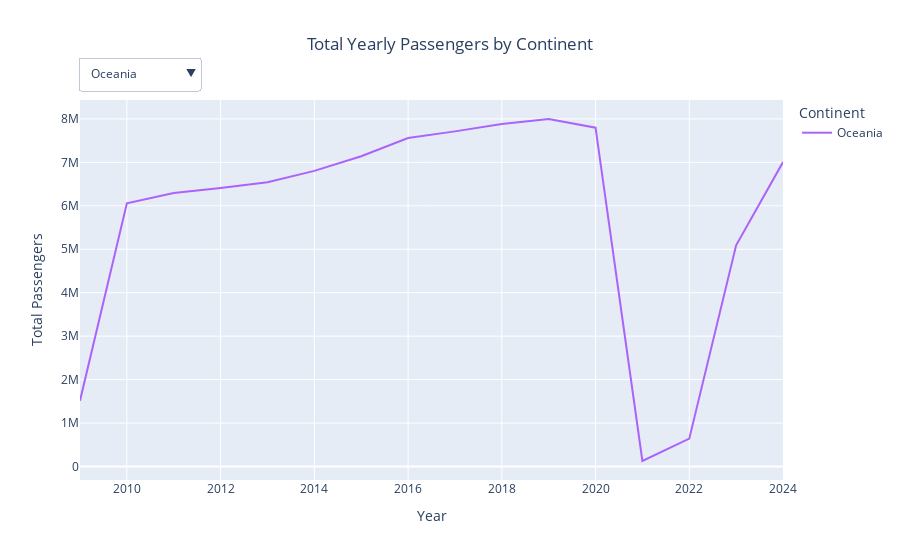

The code cell stored with this chart in its notebook:
### Code cell
sum_by_country_ea_na = port_replaced_except_asia_na.groupby(['Year', 'Continent']).sum().reset_index().round(2)

#Calculate total passengers by continent
continent_with_max_passengers = sum_by_country_ea_na.loc[sum_by_country_ea_na['Total Passengers'].idxmax(), 'Continent']

#line graph using px
fig = px.line(sum_by_country_ea_na, x='Year', y='Total Passengers', color='Continent',
              labels={'Year': 'Year', 'Total Passengers': 'Total Passengers', 'Continent': 'Continent'},
              title='Total Yearly Passengers by Continent',
              hover_name='Continent')

#layout px
fig.update_layout(
    xaxis=dict(type='linear'),  # Slider requires numeric values for x-axis
    xaxis_title='Year',
    yaxis_title='Total Passengers',
    hovermode='x',  
    showlegend=True,
    legend_title='Continent',
    title_x=0.5,
)

#default value = continent with highest total passenger
default_visible = [False] * len(fig.data)
max_continent_index = sum_by_country_ea_na['Continent'].tolist().index(continent_with_max_passengers)
default_visible[max_continent_index] = True
for i, trace in enumerate(fig.data):
    trace.visible = default_visible[i]



#create dropdown box
buttons = []
default_checkbox = [True if i == max_continent_index else False for i in range(len(sum_by_country_ea_na['Continent'].unique()))]

for i, continent in enumerate(sum_by_country_ea_na['Continent'].unique()):
    buttons.append(
        {
            'label': continent,
            'method': 'update',
            'args': [{'visible': [True if c == continent else False for c in sum_by_country_ea_na['Continent']]}]
        }
    )

#default dropdown value to the continent with the highest total passenger
default_dropdown_index = sum_by_country_ea_na['Continent'].unique().tolist().index(continent_with_max_passengers)    
    
fig.update_layout(
    updatemenus=[
        {
            'buttons': buttons,
            'direction': 'down',
            'showactive': True,
            'active': default_dropdown_index,
            'x': 0.17,
            'xanchor': 'right',
            'y': 1.07,
            'yanchor': 'middle',
        }
    ]
)

fig.show()

### Figure 1 — Plotly figure (JSON) as saved in the notebook; plotly's stock layout.template omitted (floating-point values rounded to 4 significant figures)
{"data": [{"hovertemplate": "<b>%{hovertext}</b><br><br>Continent=Africa<br>Year=%{x}<br>Total Passengers=%{y}<extra></extra>", "hovertext": ["Africa", "Africa", "Africa", "Africa", "Africa", "Africa", "Africa", "Africa", "Africa", "Africa", "Africa", "Africa", "Africa", "Africa", "Africa", "Africa"], "legendgroup": "Africa", "line": {"color": "#636efa", "dash": "solid"}, "marker": {"symbol": "circle"}, "mode": "lines", "name": "Africa", "orientation": "v", "showlegend": true, "type": "scatter", "visible": false, "x": [2009, 2010, 2011, 2012, 2013, 2014, 2015, 2016, 2017, 2018, 2019, 2020, 2021, 2022, 2023, 2024], "xaxis": "x", "y": [84224, 334595, 398615, 362347, 364069, 362153, 359912, 352448, 352285, 363345, 354444, 340783, 926, 14433, 146089, 186124], "yaxis": "y"}, {"hovertemplate": "<b>%{hovertext}</b><br><br>Continent=Europe<br>Year=%{x}<br>Total Passengers=%{y}<extra></extra>", "hovertext": ["Europe", "Europe", "Europe", "Europe", "Europe", "Europe", "Europe", "Europe", "Europe", "Europe", "Europe", "Europe", "Europe", "Europe", "Europe", "Europe"], "legendgroup": "Europe", "line": {"color": "#EF553B", "dash": "solid"}, "marker": {"symbol": "circle"}, "mode": "lines", "name": "Europe", "orientation": "v", "showlegend": true, "type": "scatter", "visible": false, "x": [2009, 2010, 2011, 2012, 2013, 2014, 2015, 2016, 2017, 2018, 2019, 2020, 2021, 2022, 2023, 2024], "xaxis": "x", "y": [197518, 739193, 701761, 689506, 546262, 476710, 410973, 402933, 383735, 397969, 396296, 377540, 3735, 67180, 438848, 426755], "yaxis": "y"}, {"hovertemplate": "<b>%{hovertext}</b><br><br>Continent=North America<br>Year=%{x}<br>Total Passengers=%{y}<extra></extra>", "hovertext": ["North America", "North America", "North America", "North America", "North America", "North America", "North America", "North America", "North America", "North America", "North America", "North America", "North America", "North America", "North America", "North America"], "legendgroup": "North America", "line": {"color": "#00cc96", "dash": "solid"}, "marker": {"symbol": "circle"}, "mode": "lines", "name": "North America", "orientation": "v", "showlegend": true, "type": "scatter", "visible": false, "x": [2009, 2010, 2011, 2012, 2013, 2014, 2015, 2016, 2017, 2018, 2019, 2020, 2021, 2022, 2023, 2024], "xaxis": "x", "y": [428110, 2237246, 2454738, 2590398, 2735008, 2857018, 2953839, 3154752, 3367178, 3515231, 3678598, 3624471, 56485, 274264, 2215253, 2719560], "yaxis": "y"}, {"hovertemplate": "<b>%{hovertext}</b><br><br>Continent=Oceania<br>Year=%{x}<br>Total Passengers=%{y}<extra></extra>", "hovertext": ["Oceania", "Oceania", "Oceania", "Oceania", "Oceania", "Oceania", "Oceania", "Oceania", "Oceania", "Oceania", "Oceania", "Oceania", "Oceania", "Oceania", "Oceania", "Oceania"], "legendgroup": "Oceania", "line": {"color": "#ab63fa", "dash": "solid"}, "marker": {"symbol": "circle"}, "mode": "lines", "name": "Oceania", "orientation": "v", "showlegend": true, "type": "scatter", "visible": true, "x": [2009, 2010, 2011, 2012, 2013, 2014, 2015, 2016, 2017, 2018, 2019, 2020, 2021, 2022, 2023, 2024], "xaxis": "x", "y": [1515325, 6058855, 6296756, 6408085, 6540292, 6802892, 7140420, 7558779, 7712788, 7881686, 7997413, 7798382, 127270, 642212, 5089262, 7005449], "yaxis": "y"}, {"hovertemplate": "<b>%{hovertext}</b><br><br>Continent=South America<br>Year=%{x}<br>Total Passengers=%{y}<extra></extra>", "hovertext": ["South America", "South America", "South America", "South America", "South America", "South America", "South America", "South America", "South America", "South America", "South America", "South America", "South America", "South America", "South America", "South America"], "legendgroup": "South America", "line": {"color": "#FFA15A", "dash": "solid"}, "marker": {"symbol": "circle"}, "mode": "lines", "name": "South America", "orientation": "v", "showlegend": true, "type": "scatter", "visible": false, "x": [2009, 2010, 2011, 2012, 2013, 2014, 2015, 2016, 2017, 2018, 2019, 2020, 2021, 2022, 2023, 2024], "xaxis": "x", "y": [51224, 180026, 169743, 166253, 201907, 209883, 173227, 206735, 206813, 229447, 255137, 267382, 3450, 582, 94144, 211649], "yaxis": "y"}], "layout": {"hovermode": "x", "legend": {"title": {"text": "Continent"}, "tracegroupgap": 0}, "showlegend": true, "title": {"text": "Total Yearly Passengers by Continent", "x": 0.5}, "updatemenus": [{"active": 3, "buttons": [{"args": [{"visible": [true, false, false, false, false, true, false, false, false, false, true, false, false, false, false, true, false, false, false, false, true, false, false, false, false, true, false, false, false, false, true, false, false, false, false, true, false, false, false, false, true, false, false, false, false, true, false, false, false, false, true, false, false, false, false, true, false, false, false, false, true, false, false, false, false, true, false, false, false, false, true, false, false, false, false, true, false, false, false, false]}], "label": "Africa", "method": "update"}, {"args": [{"visible": [false, true, false, false, false, false, true, false, false, false, false, true, false, false, false, false, true, false, false, false, false, true, false, false, false, false, true, false, false, false, false, true, false, false, false, false, true, false, false, false, false, true, false, false, false, false, true, false, false, false, false, true, false, false, false, false, true, false, false, false, false, true, false, false, false, false, true, false, false, false, false, true, false, false, false, false, true, false, false, false]}], "label": "Europe", "method": "update"}, {"args": [{"visible": [false, false, true, false, false, false, false, true, false, false, false, false, true, false, false, false, false, true, false, false, false, false, true, false, false, false, false, true, false, false, false, false, true, false, false, false, false, true, false, false, false, false, true, false, false, false, false, true, false, false, false, false, true, false, false, false, false, true, false, false, false, false, true, false, false, false, false, true, false, false, false, false, true, false, false, false, false, true, false, false]}], "label": "North America", "method": "update"}, {"args": [{"visible": [false, false, false, true, false, false, false, false, true, false, false, false, false, true, false, false, false, false, true, false, false, false, false, true, false, false, false, false, true, false, false, false, false, true, false, false, false, false, true, false, false, false, false, true, false, false, false, false, true, false, false, false, false, true, false, false, false, false, true, false, false, false, false, true, false, false, false, false, true, false, false, false, false, true, false, false, false, false, true, false]}], "label": "Oceania", "method": "update"}, {"args": [{"visible": [false, false, false, false, true, false, false, false, false, true, false, false, false, false, true, false, false, false, false, true, false, false, false, false, true, false, false, false, false, true, false, false, false, false, true, false, false, false, false, true, false, false, false, false, true, false, false, false, false, true, false, false, false, false, true, false, false, false, false, true, false, false, false, false, true, false, false, false, false, true, false, false, false, false, true, false, false, false, false, true]}], "label": "South America", "method": "update"}], "direction": "down", "showactive": true, "x": 0.17, "xanchor": "right", "y": 1.07, "yanchor": "middle"}], "xaxis": {"anchor": "y", "domain": [0, 1], "title": {"text": "Year"}, "type": "linear"}, "yaxis": {"anchor": "x", "domain": [0, 1], "title": {"text": "Total Passengers"}}}}
